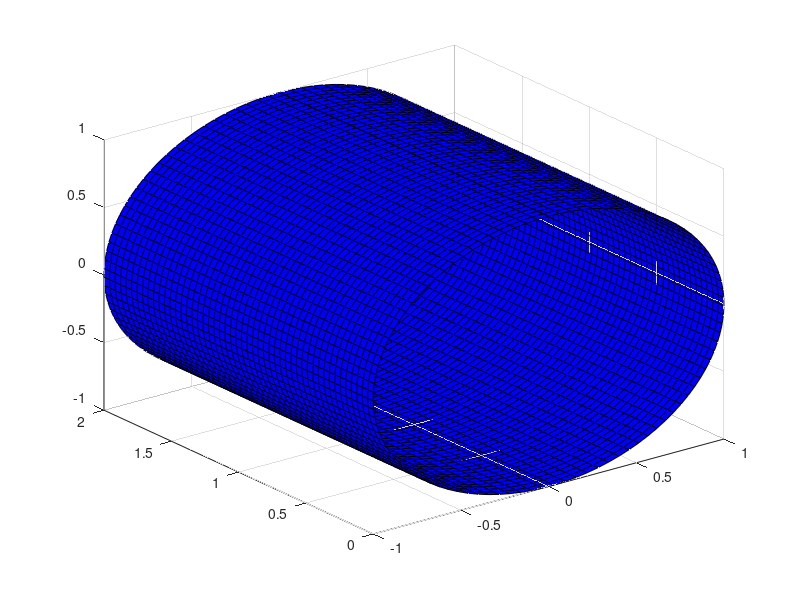

Source code (MATLAB): (Note: this script raises an error after producing the figure.)
% Define parameters of the cylinder
radius = 1;    % Radius of the base
height = 2;   % Height of the cylinder

% Create coordinate arrays for x and y axes
theta = linspace(0, 2*pi, 100);   % Angles around the circumference
z = linspace(0, height, 50);       % Heights along the axis

[THETA,Z] = meshgrid(theta,z);

% Generate coordinates for X, Y and Z using cylindrical coordinates equation
X = radius * cos(THETA);
Y = radius * sin(THETA);

% Create a figure and axes
figure;
ax = gca;

% Draw a transparent cylinder using 'surf' or 'mesh'
h = surf(ax,Y,Z,X,'FaceColor','blue');
alpha(h,.5); % Set transparency level to 0.5 (adjust as needed)

axis equal;